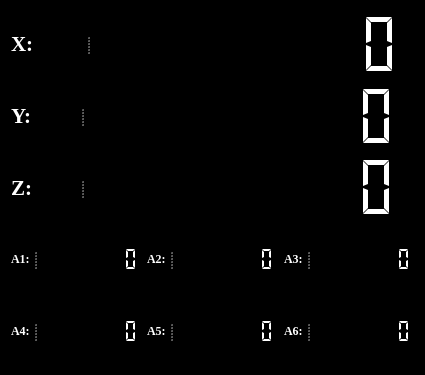
<?xml version="1.0" encoding="UTF-8"?>
<ui version="4.0">
 <class>DialogPosition</class>
 <widget class="QDialog" name="DialogPosition">
  <property name="geometry">
   <rect>
    <x>0</x>
    <y>0</y>
    <width>425</width>
    <height>375</height>
   </rect>
  </property>
  <property name="windowTitle">
   <string>Dialog</string>
  </property>
  <property name="autoFillBackground">
   <bool>false</bool>
  </property>
  <property name="styleSheet">
   <string notr="true">background-color: rgb(0, 0, 0);</string>
  </property>
  <layout class="QGridLayout" name="gridLayout">
   <item row="0" column="0" colspan="3">
    <widget class="QSplitter" name="splitter">
     <property name="orientation">
      <enum>Qt::Horizontal</enum>
     </property>
     <widget class="QLabel" name="label">
      <property name="sizePolicy">
       <sizepolicy hsizetype="Minimum" vsizetype="Minimum">
        <horstretch>0</horstretch>
        <verstretch>0</verstretch>
       </sizepolicy>
      </property>
      <property name="font">
       <font>
        <family>Times New Roman</family>
        <pointsize>16</pointsize>
        <weight>75</weight>
        <bold>true</bold>
       </font>
      </property>
      <property name="styleSheet">
       <string notr="true">color: rgb(255,255, 255);</string>
      </property>
      <property name="text">
       <string>X:</string>
      </property>
      <property name="scaledContents">
       <bool>true</bool>
      </property>
     </widget>
     <widget class="QLCDNumber" name="lcdNumber_X">
      <property name="font">
       <font>
        <pointsize>16</pointsize>
        <weight>50</weight>
        <italic>false</italic>
        <bold>false</bold>
       </font>
      </property>
      <property name="styleSheet">
       <string notr="true">color:rgb(255,255,255)</string>
      </property>
      <property name="frameShape">
       <enum>QFrame::NoFrame</enum>
      </property>
      <property name="frameShadow">
       <enum>QFrame::Raised</enum>
      </property>
      <property name="smallDecimalPoint">
       <bool>false</bool>
      </property>
      <property name="digitCount">
       <number>9</number>
      </property>
      <property name="segmentStyle">
       <enum>QLCDNumber::Flat</enum>
      </property>
      <property name="value" stdset="0">
       <double>0.000000000000000</double>
      </property>
     </widget>
    </widget>
   </item>
   <item row="1" column="0" colspan="3">
    <widget class="QSplitter" name="splitter_2">
     <property name="orientation">
      <enum>Qt::Horizontal</enum>
     </property>
     <widget class="QLabel" name="label_2">
      <property name="font">
       <font>
        <family>Times New Roman</family>
        <pointsize>16</pointsize>
        <weight>75</weight>
        <bold>true</bold>
       </font>
      </property>
      <property name="styleSheet">
       <string notr="true">color: rgb(255,255, 255);</string>
      </property>
      <property name="text">
       <string>Y:</string>
      </property>
      <property name="scaledContents">
       <bool>true</bool>
      </property>
     </widget>
     <widget class="QLCDNumber" name="lcdNumber_Y">
      <property name="font">
       <font>
        <pointsize>16</pointsize>
       </font>
      </property>
      <property name="styleSheet">
       <string notr="true">color:rgb(255,255,255)</string>
      </property>
      <property name="frameShape">
       <enum>QFrame::NoFrame</enum>
      </property>
      <property name="digitCount">
       <number>9</number>
      </property>
      <property name="segmentStyle">
       <enum>QLCDNumber::Flat</enum>
      </property>
     </widget>
    </widget>
   </item>
   <item row="2" column="0" colspan="3">
    <widget class="QSplitter" name="splitter_3">
     <property name="orientation">
      <enum>Qt::Horizontal</enum>
     </property>
     <widget class="QLabel" name="label_3">
      <property name="font">
       <font>
        <family>Times New Roman</family>
        <pointsize>16</pointsize>
        <weight>75</weight>
        <bold>true</bold>
       </font>
      </property>
      <property name="styleSheet">
       <string notr="true">color: rgb(255,255, 255);</string>
      </property>
      <property name="text">
       <string>Z:</string>
      </property>
     </widget>
     <widget class="QLCDNumber" name="lcdNumber_Z">
      <property name="font">
       <font>
        <pointsize>16</pointsize>
       </font>
      </property>
      <property name="styleSheet">
       <string notr="true">color:rgb(255,255,255)</string>
      </property>
      <property name="frameShape">
       <enum>QFrame::NoFrame</enum>
      </property>
      <property name="digitCount">
       <number>9</number>
      </property>
      <property name="segmentStyle">
       <enum>QLCDNumber::Flat</enum>
      </property>
     </widget>
    </widget>
   </item>
   <item row="3" column="0">
    <widget class="QSplitter" name="splitter_4">
     <property name="orientation">
      <enum>Qt::Horizontal</enum>
     </property>
     <widget class="QLabel" name="label_4">
      <property name="font">
       <font>
        <family>Times New Roman</family>
        <weight>75</weight>
        <bold>true</bold>
       </font>
      </property>
      <property name="styleSheet">
       <string notr="true">color: rgb(255,255, 255);</string>
      </property>
      <property name="text">
       <string>A1:</string>
      </property>
     </widget>
     <widget class="QLCDNumber" name="lcdNumber_A1">
      <property name="styleSheet">
       <string notr="true">color:rgb(255,255,255)</string>
      </property>
      <property name="frameShape">
       <enum>QFrame::NoFrame</enum>
      </property>
      <property name="digitCount">
       <number>8</number>
      </property>
      <property name="segmentStyle">
       <enum>QLCDNumber::Flat</enum>
      </property>
     </widget>
    </widget>
   </item>
   <item row="3" column="1">
    <widget class="QSplitter" name="splitter_5">
     <property name="orientation">
      <enum>Qt::Horizontal</enum>
     </property>
     <widget class="QLabel" name="label_7">
      <property name="font">
       <font>
        <family>Times New Roman</family>
        <weight>75</weight>
        <bold>true</bold>
       </font>
      </property>
      <property name="styleSheet">
       <string notr="true">color: rgb(255,255, 255);</string>
      </property>
      <property name="text">
       <string>A2:</string>
      </property>
     </widget>
     <widget class="QLCDNumber" name="lcdNumber_A2">
      <property name="styleSheet">
       <string notr="true">color:rgb(255,255,255)</string>
      </property>
      <property name="frameShape">
       <enum>QFrame::NoFrame</enum>
      </property>
      <property name="digitCount">
       <number>8</number>
      </property>
      <property name="segmentStyle">
       <enum>QLCDNumber::Flat</enum>
      </property>
     </widget>
    </widget>
   </item>
   <item row="3" column="2">
    <widget class="QSplitter" name="splitter_6">
     <property name="orientation">
      <enum>Qt::Horizontal</enum>
     </property>
     <widget class="QLabel" name="label_8">
      <property name="font">
       <font>
        <family>Times New Roman</family>
        <weight>75</weight>
        <bold>true</bold>
       </font>
      </property>
      <property name="styleSheet">
       <string notr="true">color: rgb(255,255, 255);</string>
      </property>
      <property name="text">
       <string>A3:</string>
      </property>
     </widget>
     <widget class="QLCDNumber" name="lcdNumber_A3">
      <property name="styleSheet">
       <string notr="true">color:rgb(255,255,255)</string>
      </property>
      <property name="frameShape">
       <enum>QFrame::NoFrame</enum>
      </property>
      <property name="digitCount">
       <number>8</number>
      </property>
      <property name="segmentStyle">
       <enum>QLCDNumber::Flat</enum>
      </property>
     </widget>
    </widget>
   </item>
   <item row="4" column="0">
    <widget class="QSplitter" name="splitter_8">
     <property name="orientation">
      <enum>Qt::Horizontal</enum>
     </property>
     <widget class="QLabel" name="label_10">
      <property name="font">
       <font>
        <family>Times New Roman</family>
        <weight>75</weight>
        <bold>true</bold>
       </font>
      </property>
      <property name="styleSheet">
       <string notr="true">color: rgb(255,255, 255);</string>
      </property>
      <property name="text">
       <string>A4:</string>
      </property>
     </widget>
     <widget class="QLCDNumber" name="lcdNumber_A4">
      <property name="styleSheet">
       <string notr="true">color:rgb(255,255,255)</string>
      </property>
      <property name="frameShape">
       <enum>QFrame::NoFrame</enum>
      </property>
      <property name="digitCount">
       <number>8</number>
      </property>
      <property name="segmentStyle">
       <enum>QLCDNumber::Flat</enum>
      </property>
     </widget>
    </widget>
   </item>
   <item row="4" column="1">
    <widget class="QSplitter" name="splitter_9">
     <property name="orientation">
      <enum>Qt::Horizontal</enum>
     </property>
     <widget class="QLabel" name="label_11">
      <property name="font">
       <font>
        <family>Times New Roman</family>
        <weight>75</weight>
        <bold>true</bold>
       </font>
      </property>
      <property name="styleSheet">
       <string notr="true">color: rgb(255,255, 255);</string>
      </property>
      <property name="text">
       <string>A5:</string>
      </property>
     </widget>
     <widget class="QLCDNumber" name="lcdNumber_A5">
      <property name="styleSheet">
       <string notr="true">color:rgb(255,255,255)</string>
      </property>
      <property name="frameShape">
       <enum>QFrame::NoFrame</enum>
      </property>
      <property name="digitCount">
       <number>8</number>
      </property>
      <property name="segmentStyle">
       <enum>QLCDNumber::Flat</enum>
      </property>
     </widget>
    </widget>
   </item>
   <item row="4" column="2">
    <widget class="QSplitter" name="splitter_7">
     <property name="orientation">
      <enum>Qt::Horizontal</enum>
     </property>
     <widget class="QLabel" name="label_9">
      <property name="font">
       <font>
        <family>Times New Roman</family>
        <weight>75</weight>
        <bold>true</bold>
       </font>
      </property>
      <property name="styleSheet">
       <string notr="true">color: rgb(255,255, 255);</string>
      </property>
      <property name="text">
       <string>A6:</string>
      </property>
     </widget>
     <widget class="QLCDNumber" name="lcdNumber_A6">
      <property name="styleSheet">
       <string notr="true">color:rgb(255,255,255)</string>
      </property>
      <property name="frameShape">
       <enum>QFrame::NoFrame</enum>
      </property>
      <property name="digitCount">
       <number>8</number>
      </property>
      <property name="segmentStyle">
       <enum>QLCDNumber::Flat</enum>
      </property>
     </widget>
    </widget>
   </item>
  </layout>
 </widget>
 <resources/>
 <connections/>
</ui>
